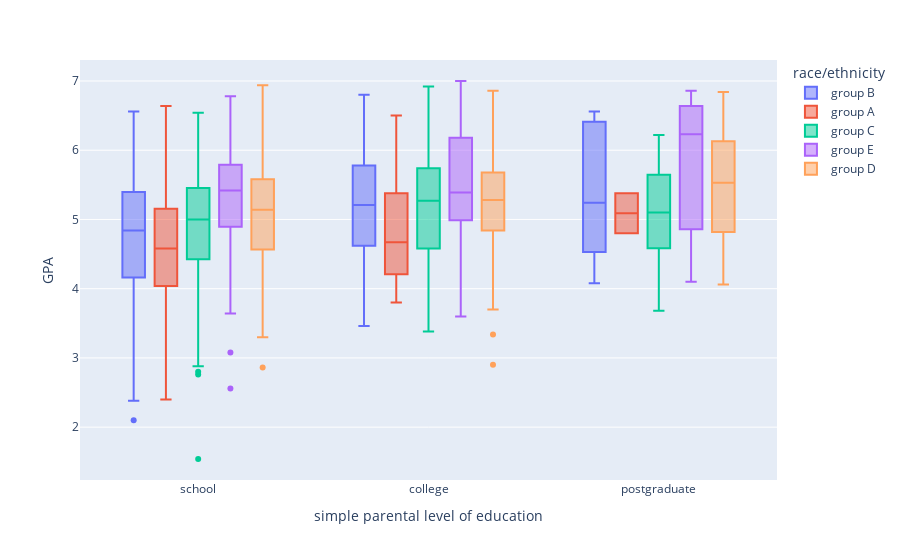

The code cell stored with this chart in its notebook:
### Code cell
...

### Figure 1 — Plotly figure (JSON) as saved in the notebook; plotly's stock layout.template omitted (floating-point values rounded to 4 significant figures; data arrays with more than 128 entries replaced by an {"elided": "..."} marker saying what was removed)
{"data": [{"alignmentgroup": "True", "hovertemplate": "race/ethnicity=group B<br>simple parental level of education=%{x}<br>GPA=%{y}<extra></extra>", "legendgroup": "group B", "marker": {"color": "#636efa"}, "name": "group B", "notched": false, "offsetgroup": "group B", "orientation": "v", "showlegend": true, "type": "box", "x": {"elided": "166 str values"}, "x0": " ", "xaxis": "x", "y": {"elided": "166 float values"}, "y0": " ", "yaxis": "y"}, {"alignmentgroup": "True", "hovertemplate": "race/ethnicity=group A<br>simple parental level of education=%{x}<br>GPA=%{y}<extra></extra>", "legendgroup": "group A", "marker": {"color": "#EF553B"}, "name": "group A", "notched": false, "offsetgroup": "group A", "orientation": "v", "showlegend": true, "type": "box", "x": ["college", "school", "college", "college", "college", "college", "college", "school", "school", "school", "college", "school", "college", "postgraduate", "school", "school", "college", "school", "school", "college", "school", "school", "school", "school", "school", "school", "postgraduate", "school", "college", "school", "school", "school", "school", "school", "college", "college", "college", "college", "school", "school", "school", "school", "school", "college", "school", "school", "school", "college", "school", "school", "school", "school", "college", "school", "college", "school", "school", "school", "college", "school", "school", "school", "school", "school", "school", "college", "school", "school", "school", "college", "school", "college", "school", "school", "college", "school", "school"], "x0": " ", "xaxis": "x", "y": [5.78, 3.46, 4.7, 5.02, 4.84, 3.96, 4.36, 4.96, 3.78, 4.84, 4.98, 4.26, 5.18, 4.8, 4.28, 4.24, 4.64, 4.68, 4.32, 4, 5.08, 2.4, 4.02, 5.38, 4.1, 4.68, 5.38, 6.64, 4.56, 4.12, 3.94, 4.1, 5.4, 6, 6.16, 4.08, 6.5, 5.52, 4.58, 5.08, 3.68, 3.88, 5.02, 3.8, 4.76, 3.36, 5.18, 4.54, 3.24, 6.34, 4.14, 5.66, 6.36, 5.72, 4.02, 5.62, 3.68, 3.48, 5.86, 3.6, 4.5, 5.68, 3.82, 5.08, 5.48, 5.24, 5.7, 4.38, 4.56, 4.34, 4.9, 4.64, 5.02, 4.66, 3.96, 4.54, 5.48], "y0": " ", "yaxis": "y"}, {"alignmentgroup": "True", "hovertemplate": "race/ethnicity=group C<br>simple parental level of education=%{x}<br>GPA=%{y}<extra></extra>", "legendgroup": "group C", "marker": {"color": "#00cc96"}, "name": "group C", "notched": false, "offsetgroup": "group C", "orientation": "v", "showlegend": true, "type": "box", "x": {"elided": "272 str values"}, "x0": " ", "xaxis": "x", "y": {"elided": "272 float values"}, "y0": " ", "yaxis": "y"}, {"alignmentgroup": "True", "hovertemplate": "race/ethnicity=group E<br>simple parental level of education=%{x}<br>GPA=%{y}<extra></extra>", "legendgroup": "group E", "marker": {"color": "#ab63fa"}, "name": "group E", "notched": false, "offsetgroup": "group E", "orientation": "v", "showlegend": true, "type": "box", "x": ["school", "school", "college", "college", "school", "school", "school", "college", "school", "college", "school", "school", "school", "school", "school", "college", "college", "postgraduate", "school", "school", "school", "school", "college", "college", "school", "school", "school", "postgraduate", "school", "school", "college", "school", "college", "school", "school", "college", "school", "college", "college", "college", "school", "college", "school", "school", "college", "college", "college", "college", "college", "school", "school", "college", "college", "college", "school", "college", "college", "college", "school", "school", "school", "school", "school", "school", "school", "college", "college", "college", "college", "school", "college", "college", "school", "school", "college", "school", "college", "school", "school", "school", "school", "college", "school", "college", "postgraduate", "college", "college", "school", "college", "school", "postgraduate", "college", "school", "college", "college", "school", "school", "school", "college", "school", "school", "school", "college", "college", "school", "college", "school", "school", "college", "postgraduate", "college", "school", "school", "postgraduate", "college", "college", "college", "college", "school", "school", "school"], "x0": " ", "xaxis": "x", "y": [5.64, 5.76, 5.54, 6.14, 5.96, 5.1, 6.14, 6.24, 5.42, 6.34, 5.1, 6.2, 5.36, 6.32, 5.1, 5.22, 5.92, 6.86, 5.52, 4.06, 6, 4.88, 5.2, 5.84, 4.74, 4.52, 4.36, 4.1, 3.64, 4.5, 4.98, 6.64, 5.14, 5.4, 5.56, 5.82, 5.84, 6.22, 6.22, 7, 4.88, 5, 5.52, 5.38, 4.2, 6.42, 4.82, 6.98, 5.88, 5.56, 5.72, 6.86, 5.34, 3.6, 5.82, 5.5, 5.7, 6.06, 2.56, 5.62, 4.04, 5.6, 5.72, 6.32, 5.68, 5, 7, 5.26, 6.76, 4.02, 4.86, 6.24, 6, 4.94, 4.62, 5.26, 5.48, 5.54, 5.08, 5.2, 4.66, 5.12, 6.3, 3.66, 6.18, 3.76, 5.28, 5.36, 4.42, 5.34, 6.64, 5.08, 6.78, 5.78, 6.52, 5.46, 5.52, 5.8, 4.8, 5.74, 4.44, 3.08, 5.08, 5.22, 5.9, 5.74, 4.98, 5.34, 4.96, 6.28, 4.44, 6.18, 5.94, 4.86, 5.44, 7, 4.12, 5.26, 4.62, 4.34, 5.2], "y0": " ", "yaxis": "y"}, {"alignmentgroup": "True", "hovertemplate": "race/ethnicity=group D<br>simple parental level of education=%{x}<br>GPA=%{y}<extra></extra>", "legendgroup": "group D", "marker": {"color": "#FFA15A"}, "name": "group D", "notched": false, "offsetgroup": "group D", "orientation": "v", "showlegend": true, "type": "box", "x": {"elided": "239 str values"}, "x0": " ", "xaxis": "x", "y": {"elided": "239 float values"}, "y0": " ", "yaxis": "y"}], "layout": {"boxmode": "group", "legend": {"title": {"text": "race/ethnicity"}, "tracegroupgap": 0}, "margin": {"t": 60}, "xaxis": {"anchor": "y", "domain": [0, 1], "title": {"text": "simple parental level of education"}}, "yaxis": {"anchor": "x", "domain": [0, 1], "title": {"text": "GPA"}}}}
